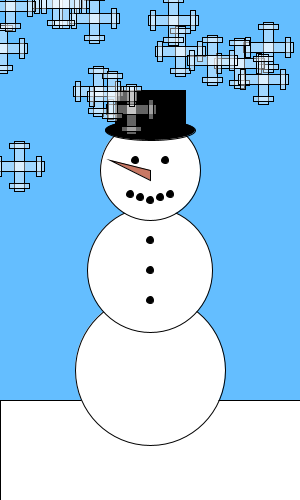
Frame 1 (no input)
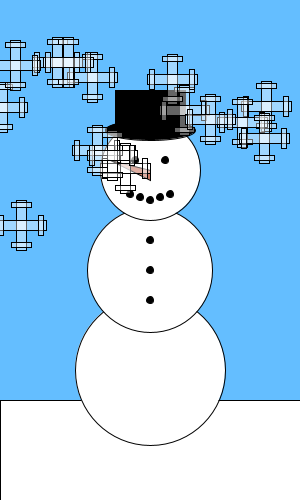
Frame 60 (the mouse pressed at the canvas centre just before this capture)
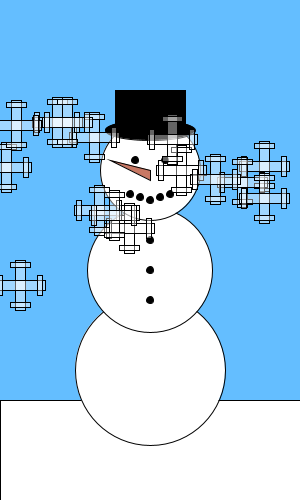
Frame 120 (the mouse held since frame 60 and released just before this capture)

The Processing sketch that drew these frames (run headless with seeded random() and noise(); from frame 60 on, the mouse is pressed at the canvas centre):

// Processing sketch: processing_7784
// ── processing_7784.pde


int [] xPosities = new int [15];
int [] yPosities = new int [15];


int [] xposities = new int [100];
int [] yposities = new int [100];



void setup ()
{
  size (300, 500);
  smooth ();
  
  for(int i=0;i<15;i++) 
  { xPosities[i] = int(random(0,280));
    yPosities[i] = int(random(0,200));
 }
 
  frameRate(25);
}

void draw ()
{
 
  background (100,190,255);
  
  rectMode (CORNER); //sneeuw
  fill (255);
  rect (0,400,300,500);
  
  tekenSneeuwman();
  
  for(int i=0;i<15;i++) //loop van 0 tot met 14
  { 
    int xPositie = xPosities[i]+int(random(-4,4));
    int yPositie = yPosities[i]++;

    tekenKristallen(xPositie,yPositie); //teken kristallen met de waarde uit de xPosities array en de yPosities array
   
  }
}
void mousePressed () //sneeuwstrorm
{
   for(int i=0;i<200;i++) //loop van 0 tot met 199
   {
    int xpositie = int(random(250))*10;
    int ypositie = int(random(250))*10;
    
    tekenBolletjes(xpositie,ypositie);
   }
}
    
  
void tekenKristallen (int x, int y)
{
  //sneeuwkristallen
    rectMode (CENTER);
    fill(255,255,255,100);
    rect (x,y,10,10);
    rect (x,y,10,50);
    rect (x,y,50,10);
    rect (x-20,y,5,20);
    rect (x+20,y,5,20);
    rect (x,y-20,20,5);
    rect (x,y+20,20,5);
}

void tekenSneeuwman()
{ 
  //bolletjes
  ellipseMode (CENTER);
  fill (255);
  ellipse (150,370,150,150);
  ellipse (150,270,125,125);
  ellipse (150,170,100,100);
  
  //ogen
  fill (0);
  ellipse (135,160,7,7);
  ellipse (165,160,7,7);
  
  //mond
  fill (0);
  ellipse (150,200,7,7);
  ellipse (140,197,7,7);
  ellipse (130,194,7,7);
  ellipse (160,197,7,7);
  ellipse (170,194,7,7);
  
  // knopjes
  fill (0);
  ellipse (150,240,7,7);
  ellipse (150,270,7,7);
  ellipse (150,300,7,7);
  
  //hut
  fill (0);
  ellipse (150,130,90,20);
  rect (115,90,70,40);
  
  //neus
  fill (200,120,100);
  triangle (150,170,150,180,110,160);
  
}


void tekenBolletjes ( int x, int y)
{
   //sneuwvlokken
  fill (255,255,255,50);
  ellipse (x,y,30,30);
  fill(255,255,255,200);
  ellipse(x-120,y-300,15,15);
  fill (255,255,255,255);
  ellipse (x-100,y-150,40,40);
}
